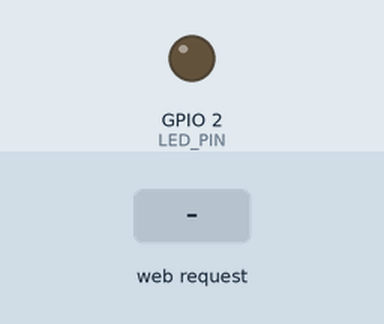
Simulated run of this sketch. Board: ESP32. On the bench: output pins drawn as LEDs (lit = HIGH). The test bench sets the inputs (shaded band). WiFi joins after 1.5 s; servers stay silent unless stated; what the sketch prints to the serial monitor is not drawn.

Above: at 2.7 s.
2.8 s: HTTP request GET /set?val=1 received
At 3.9 s:
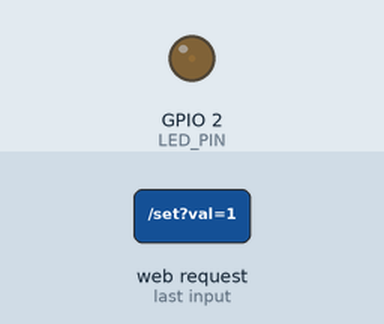
4.3 s: HTTP request GET /set?val=120 received
At 5.0 s:
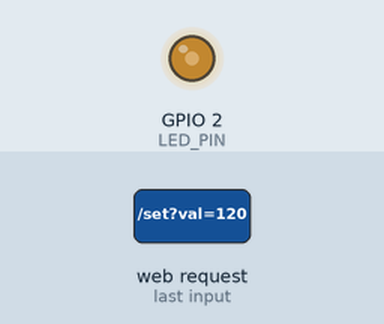
Timing chart, 0 to 7.3 s (numbered marks = the images above; inputs shaded):
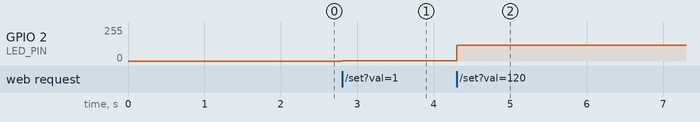

Measured:
- after the input at 2.8 s, GPIO 2 (LED_PIN): 0/255 → 1/255 at once
- after the input at 4.3 s, GPIO 2 (LED_PIN): 1/255 → 120/255 at once

The sketch:

web_tiao.ino
```cpp
#include <WiFi.h>
#include <WebServer.h>

const char* ssid = "cao";
const char* password = "cao666666";
const int LED_PIN = 2;

WebServer server(80);

String makePage() {
  String html = R"rawliteral(
<!DOCTYPE html>
<html lang="zh-CN">
<head>
  <meta charset="UTF-8">
  <meta name="viewport" content="width=device-width, initial-scale=1.0">
  <title>LED 亮度控制</title>
</head>
<body style="font-family:Arial; text-align:center; margin-top:50px;">
  <h1>滑动条控制 LED 亮度</h1>
  <p>当前亮度：<span id="brightness">0</span></p>
  <input type="range" min="0" max="255" value="0" id="slider" style="width:80%;">

  <script>
    const slider = document.getElementById('slider');
    const brightness = document.getElementById('brightness');

    slider.addEventListener('input', function() {
      let val = this.value;
      brightness.textContent = val;
      fetch('/set?val=' + val);
    });
  </script>
</body>
</html>
)rawliteral";
  return html;
}

void handleRoot() {
  server.send(200, "text/html; charset=UTF-8", makePage());
}

void handleSet() {
  if (server.hasArg("val")) {
    int value = server.arg("val").toInt();
    value = constrain(value, 0, 255);
    analogWrite(LED_PIN, value);
  }
  server.send(200, "text/plain", "OK");
}

void setup() {
  Serial.begin(115200);
  pinMode(LED_PIN, OUTPUT);
  analogWrite(LED_PIN, 0);

  WiFi.begin(ssid, password);
  Serial.print("连接WiFi");
  while (WiFi.status() != WL_CONNECTED) {
    delay(500);
    Serial.print(".");
  }
  Serial.println("\n连接成功");
  Serial.print("访问地址: http://");
  Serial.println(WiFi.localIP());

  server.on("/", handleRoot);
  server.on("/set", handleSet);
  server.begin();
}

void loop() {
  server.handleClient();
}
```
